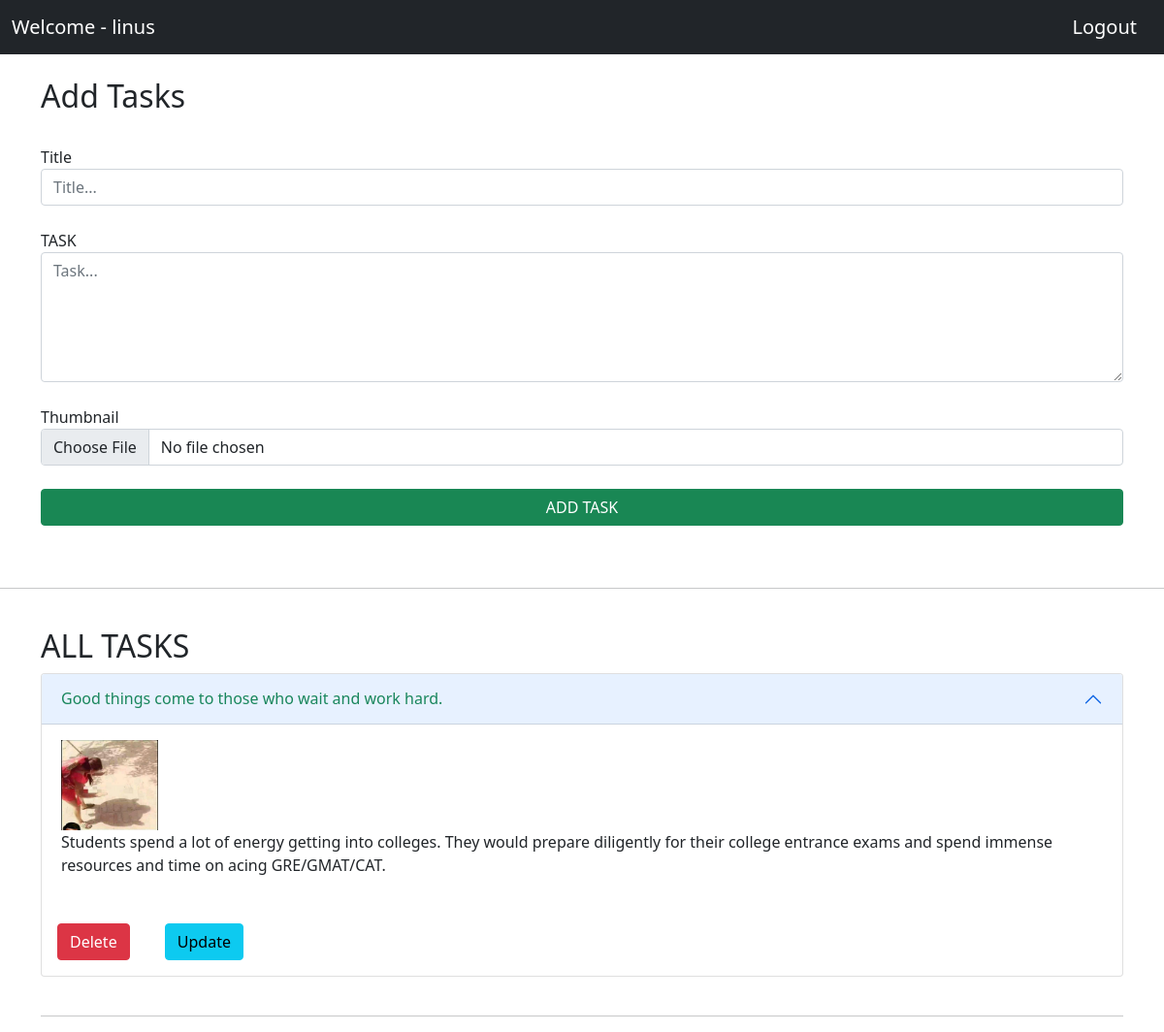
The app's page /home/ (signed in) with its own data.
### DjangoNepaliApp/models.py (models this page shows, shortened)
class Notes(models.Model):
    user_id = models.ForeignKey(User, on_delete=models.CASCADE)
    title = models.CharField(max_length=255)
    notes_data = models.TextField()
    thumbnail = models.FileField(default="")
    created_at = models.DateTimeField(auto_now_add=True)

### DjangoNepaliApp/views.py (the view)
# urls.py: 2. Add a URL to urlpatterns:  path('', views.home, name='home')
@login_required(login_url='/')
def home(request):
    all_tasks = Notes.objects.filter(user_id=request.user.id)
    return render(request, 'home.html', {'all_tasks': all_tasks})

### templates/home.html (shortened to what this page needs)
{% extends 'base_template.html' %}
{% block body_data %}
<body>
{% include 'navbar.html' %}
<main class="container">
    <h2>Add Tasks</h2>
    <br>
    <form action="{% url 'add_tasks' %}" method="POST" enctype="multipart/form-data">
        <div class="form-group">
            <label for="">Title</label>
            <input type="text" name="title" class="form-control" placeholder="Title..." required >
        </div>
        <br>
        <div class="form-group">
            <label for="">TASK</label>
            <textarea name="task" class="form-control" placeholder="Task..." rows="5" required></textarea>
        </div>
        <br>
        <div class="form-group">
            <label for="">Thumbnail</label>
            <input name="thumbnail" type="file" class="form-control" required>
        </div>
        <br>
        <div class="form-group d-grid gap-2">
            <button type="submit" class="btn btn-success btn-block">ADD TASK</button>
        </div>
        <br>
    </form>
</main>
<br>
<hr>
<br>
<div class="container">
    <div class="row">
        <h2>ALL TASKS</h2>
        <br>
        <div class="accordion" id="accordionExample">
            {% for task in all_tasks %}
                <div class="accordion-item">
                    <h2 class="accordion-header" id="headingOne{{ task.id }}">
                        <button class="accordion-button" type="button" data-bs-toggle="collapse"
                                data-bs-target="#collapseOne{{ task.id }}"
                                aria-expanded="true" aria-controls="collapseOne" style="color: #19865C">
                           {{ task.title }}
                        </button>
                    </h2>
                    <div id="collapseOne{{ task.id }}" class="accordion-collapse collapse show" aria-labelledby="headingOne{{ task.id }}"
                         data-bs-parent="#accordionExample">
                        <div class="accordion-body" >
                            <img src="{{ task.thumbnail.url }}" alt="" style="width: 100px;">
                            <p>{{ task.notes_data }}</p>
                        </div>
                         <a href="{% url 'delete_task' id=task.id %}" class="btn btn-danger m-3">Delete</a>
                         <a href="{% url 'update_task' id=task.id %}" class="btn btn-info m-3">Update</a>
                    </div>
                </div>
                <br>
                <hr>
            {% endfor %}
        </div>
    </div>
</div>
</body>
{% endblock body_data %}

### templates/base_template.html (shortened to what this page needs)
<!DOCTYPE html>
<html lang="en">
<head>
    <link rel="stylesheet" href="https://getbootstrap.com/docs/5.0/dist/css/bootstrap.min.css">
</head>
<body>
{% block body_data %}
{% endblock body_data %}
</body>
</html>

### templates/navbar.html (shortened to what this page needs)
<nav class="navbar navbar-expand-md navbar-dark bg-dark fixed-top">
    <div class="container-fluid">
        <a class="navbar-brand" href="{% url 'home' %}">Welcome - {{ request.user.username }}</a>
        <a class="navbar-brand" href="{% url 'logout' %}">Logout</a>
    </div>
</nav>

### templates/home.html (style rules this page uses)
body { padding-top: 5rem; }

### records on screen
Notes: title "Good things come to those who wait and work hard.", thumbnail (picture), notes_data "Students spend a lot of energy getting into colleges. They would prepare diligently for their college entrance exams and spend immense resources and time on acing GRE/GMAT/CAT."

### other values on screen
{{ request.user.username }} "linus"
